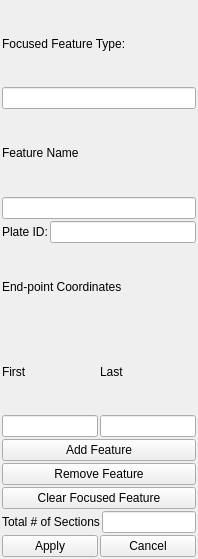
<ui version="4.0" >
 <class>EditTopologyWidget</class>
 <widget class="QWidget" name="EditTopologyWidget" >
  <property name="geometry" >
   <rect>
    <x>0</x>
    <y>0</y>
    <width>198</width>
    <height>559</height>
   </rect>
  </property>
  <property name="windowTitle" >
   <string>Form</string>
  </property>
  <layout class="QVBoxLayout" name="verticalLayout" >
   <property name="spacing" >
    <number>2</number>
   </property>
   <property name="margin" >
    <number>2</number>
   </property>
   <item>
    <widget class="QLabel" name="label_type" >
     <property name="text" >
      <string>Focused Feature Type:</string>
     </property>
     <property name="buddy" >
      <cstring>lineedit_type</cstring>
     </property>
    </widget>
   </item>
   <item>
    <widget class="QLineEdit" name="lineedit_type" >
     <property name="toolTip" >
      <string>The type of the currently focused feature.</string>
     </property>
     <property name="whatsThis" >
      <string>The type of the currently focused feature.</string>
     </property>
     <property name="readOnly" >
      <bool>true</bool>
     </property>
    </widget>
   </item>
   <item>
    <widget class="QLabel" name="label_name" >
     <property name="text" >
      <string>Feature Name</string>
     </property>
     <property name="buddy" >
      <cstring>lineedit_name</cstring>
     </property>
    </widget>
   </item>
   <item>
    <widget class="QLineEdit" name="lineedit_name" >
     <property name="toolTip" >
      <string>The name of the currently focused feature.</string>
     </property>
     <property name="whatsThis" >
      <string>The name of the currently focused feature.</string>
     </property>
     <property name="readOnly" >
      <bool>true</bool>
     </property>
    </widget>
   </item>
   <item>
    <layout class="QHBoxLayout" name="horizontalLayout_2" >
     <item>
      <widget class="QLabel" name="label_plate_id" >
       <property name="text" >
        <string>Plate ID:</string>
       </property>
       <property name="buddy" >
        <cstring>lineedit_plate_id</cstring>
       </property>
      </widget>
     </item>
     <item>
      <widget class="QLineEdit" name="lineedit_plate_id" >
       <property name="toolTip" >
        <string>The plate id of the currently focused feature</string>
       </property>
       <property name="whatsThis" >
        <string>The plate id of the currently focused feature</string>
       </property>
       <property name="readOnly" >
        <bool>true</bool>
       </property>
      </widget>
     </item>
    </layout>
   </item>
   <item>
    <widget class="QLabel" name="label_coordinates" >
     <property name="text" >
      <string>End-point Coordinates</string>
     </property>
    </widget>
   </item>
   <item>
    <layout class="QHBoxLayout" name="layout_coordinates_labels" >
     <item>
      <widget class="QLabel" name="label_first" >
       <property name="text" >
        <string>First</string>
       </property>
      </widget>
     </item>
     <item>
      <widget class="QLabel" name="label_last" >
       <property name="text" >
        <string>Last</string>
       </property>
      </widget>
     </item>
    </layout>
   </item>
   <item>
    <layout class="QHBoxLayout" name="layout_coordinates" >
     <item>
      <widget class="QLineEdit" name="lineedit_first" >
       <property name="toolTip" >
        <string>The first coordinate of the currently focused feature</string>
       </property>
       <property name="whatsThis" >
        <string>The first coordinate of the currently focused feature</string>
       </property>
       <property name="readOnly" >
        <bool>true</bool>
       </property>
      </widget>
     </item>
     <item>
      <widget class="QLineEdit" name="lineedit_last" >
       <property name="toolTip" >
        <string>The last coordinate of the currently focused feature</string>
       </property>
       <property name="whatsThis" >
        <string>The last coordinate of the currently focused feature</string>
       </property>
       <property name="readOnly" >
        <bool>true</bool>
       </property>
      </widget>
     </item>
    </layout>
   </item>
   <item>
    <widget class="QPushButton" name="button_add_feature" >
     <property name="toolTip" >
      <string>Add the focused feature to the Topology Sections table.</string>
     </property>
     <property name="statusTip" >
      <string>Add the focused feature to the Topology Sections table.</string>
     </property>
     <property name="whatsThis" >
      <string>Add the focused feature to the Topology Sections table.</string>
     </property>
     <property name="text" >
      <string>Add Feature</string>
     </property>
    </widget>
   </item>
   <item>
    <widget class="QPushButton" name="button_remove_feature" >
     <property name="toolTip" >
      <string>Remove the focused feature from the Topology Sections table.</string>
     </property>
     <property name="statusTip" >
      <string>Remove the focused feature from the Topology Sections table.</string>
     </property>
     <property name="whatsThis" >
      <string>Remove the focused feature from the Topology Sections table.</string>
     </property>
     <property name="text" >
      <string>Remove Feature</string>
     </property>
    </widget>
   </item>
   <item>
    <widget class="QPushButton" name="button_clear_feature" >
     <property name="toolTip" >
      <string>Clear the focused feature; No change to Topology Sections or boundary.</string>
     </property>
     <property name="statusTip" >
      <string>Clear the focused feature; No change to Topology Sections or boundary.</string>
     </property>
     <property name="whatsThis" >
      <string>Clear the focused feature; No change to Topology Sections or boundary.</string>
     </property>
     <property name="text" >
      <string>Clear Focused Feature</string>
     </property>
    </widget>
   </item>
   <item>
    <layout class="QHBoxLayout" name="layout_num_sections" >
     <item>
      <widget class="QLabel" name="label_num_sections" >
       <property name="text" >
        <string>Total # of Sections</string>
       </property>
      </widget>
     </item>
     <item>
      <widget class="QLineEdit" name="lineedit_num_sections" >
       <property name="toolTip" >
        <string>Shows the number of sections in the topology.</string>
       </property>
       <property name="whatsThis" >
        <string>Shows the number of sections in the topology.</string>
       </property>
       <property name="readOnly" >
        <bool>true</bool>
       </property>
      </widget>
     </item>
    </layout>
   </item>
   <item>
    <layout class="QHBoxLayout" name="layout_finalizers" >
     <item>
      <widget class="QPushButton" name="button_apply" >
       <property name="toolTip" >
        <string>Apply the Topology Sections table to the Topology Feature as a new boundary.</string>
       </property>
       <property name="statusTip" >
        <string>Apply the Topology Sections table to the Topology Feature as a new boundary.</string>
       </property>
       <property name="whatsThis" >
        <string>Apply the Topology Sections table to the Topology Feature as a new boundary.</string>
       </property>
       <property name="text" >
        <string>Apply</string>
       </property>
      </widget>
     </item>
     <item>
      <widget class="QPushButton" name="button_cancel" >
       <property name="toolTip" >
        <string>Cancel the edit or creation of this topology.</string>
       </property>
       <property name="statusTip" >
        <string>Cancel the edit or creation of this topology.</string>
       </property>
       <property name="whatsThis" >
        <string>Cancel the edit or creation of this topology.</string>
       </property>
       <property name="text" >
        <string>Cancel</string>
       </property>
      </widget>
     </item>
    </layout>
   </item>
  </layout>
 </widget>
 <resources/>
 <connections/>
</ui>
